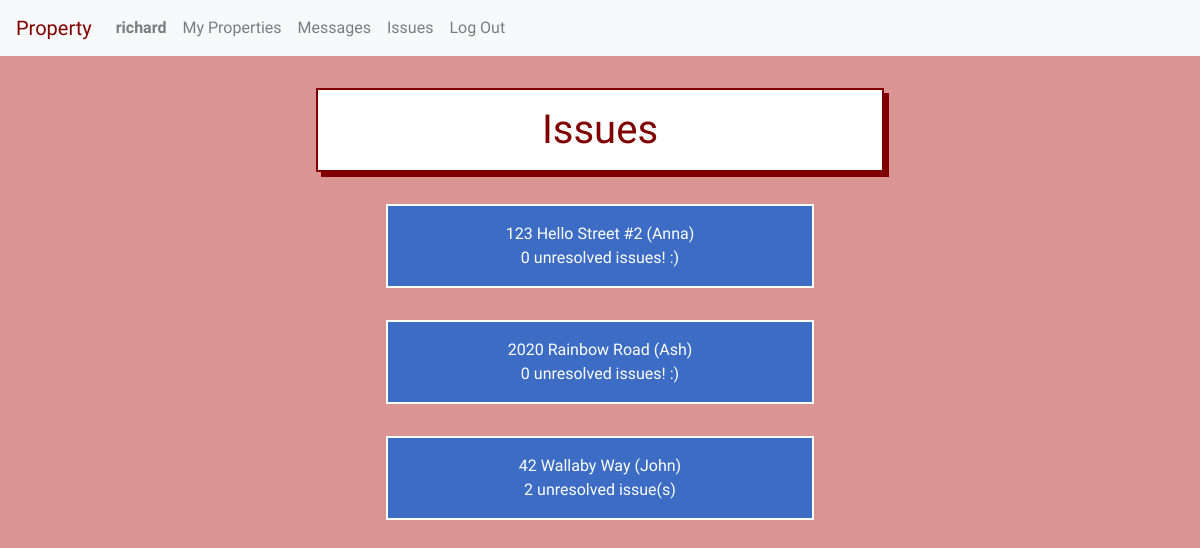
Before: /issues (signed in) with the older database file.
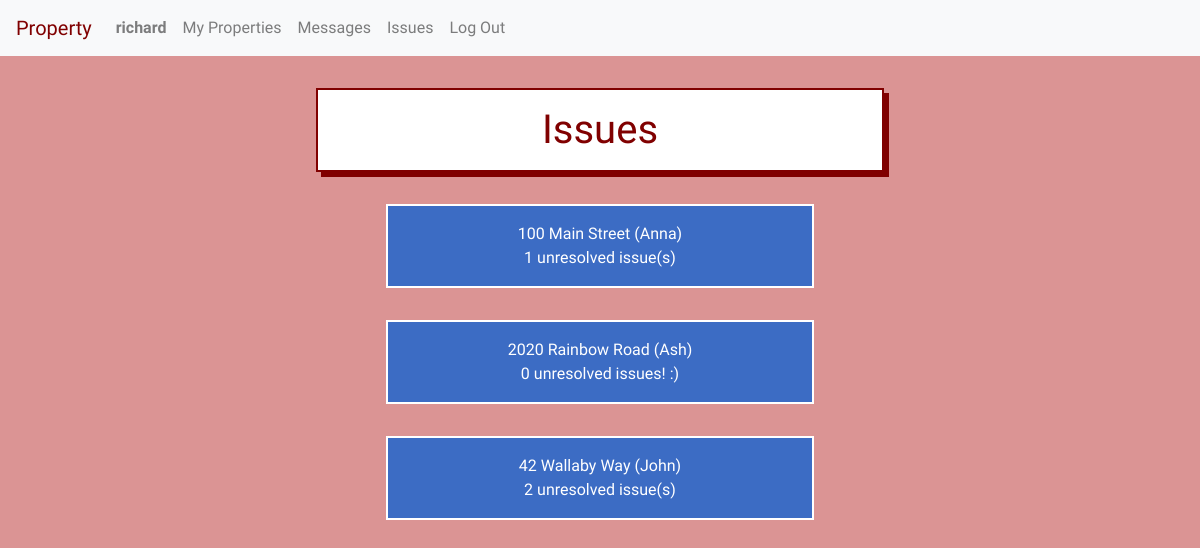
After: the same page with the newer database file.
### property/models.py (models this page shows, shortened)
class Unit(models.Model):
    manager = models.ForeignKey(User, on_delete=models.CASCADE, related_name="managers")
    tenant = models.ForeignKey(User, on_delete=models.CASCADE, related_name="tenants", blank=True, null=True)
    address = models.CharField(max_length=200)
    image = models.ImageField(blank=True, upload_to='images/')
    lease = models.FileField(blank=True, upload_to='leases/')
    def __str__(self):
        return f"{self.address}"

class User(AbstractUser):
    tenant = models.BooleanField(default=True)
    manager = models.BooleanField(default=False)

### property/views.py (the view)
# urls.py: path("issues", views.issues, name="issues"),
@login_required
def issues(request):
    if request.method == "GET":
        if request.user.tenant:
            try:
                unit_count = Unit.objects.filter(tenant=request.user).count()
            except ObjectDoesNotExist:
                unit_count = 0
            print(unit_count)
            if unit_count != 1:
                return render(request, 'property/issues.html')
            else:
                unit = Unit.objects.get(tenant=request.user)
                return HttpResponseRedirect(reverse("unit_issues", kwargs={'unit_id': unit.id}))
        else:
            try:
                units = Unit.objects.filter(manager=request.user).exclude(tenant=None).order_by('address')
            except ObjectDoesNotExist:
                units = None
            unresolved_counts = []
            for unit in units:
                try:
                    unresolved_count = Issue.objects.filter(unit_id=unit.id).filter(resolved=False).count()
                except ObjectDoesNotExist:
                    unresolved_count = None
                print(unresolved_count)
                unresolved_counts.append(unresolved_count)
            print(unresolved_counts)
            print(units)
            zipped_issues_info = zip(unresolved_counts, units)
            return render(request, 'property/issues.html', {
                "issues_info": zipped_issues_info
            })
    else:
        return render(request, 'property/error.html')

### property/templates/property/issues.html
{% extends "property/layout.html" %}
{% block body %}
<h1>Issues</h1>
{% if user.tenant %}
    <br><br>
    You must claim an address and property manager before you can report or view issues.
{% else %}
    {% if issues_info %}
        <div class="list-container">
            {% for count, unit in issues_info %}
                <a href="{% url 'unit_issues' unit.id %}">
                    <div class="listed-item-link">
                        {{unit}} ({{unit.tenant.first_name}})
                        <br>
                        {% if count %}
                        {{count}} unresolved issue(s)
                        {% else %}
                        0 unresolved issues! :)
                        {% endif %}
                    </div>
                </a>
            {% endfor %}
        </div>
    {% else %}
        <br><br>
        You must add a property with a tenant before you can see see issues.
    {% endif %}
{% endif %}
{% endblock %}

Changed rows visible on the page:
no longer on this page (row edited): Unit: address "123 Hello Street #2", tenant.first_name "Anna", shows "0 unresolved issues! :)"
now on this page (row edited): Unit: address "100 Main Street", tenant.first_name "Anna", count "1"
